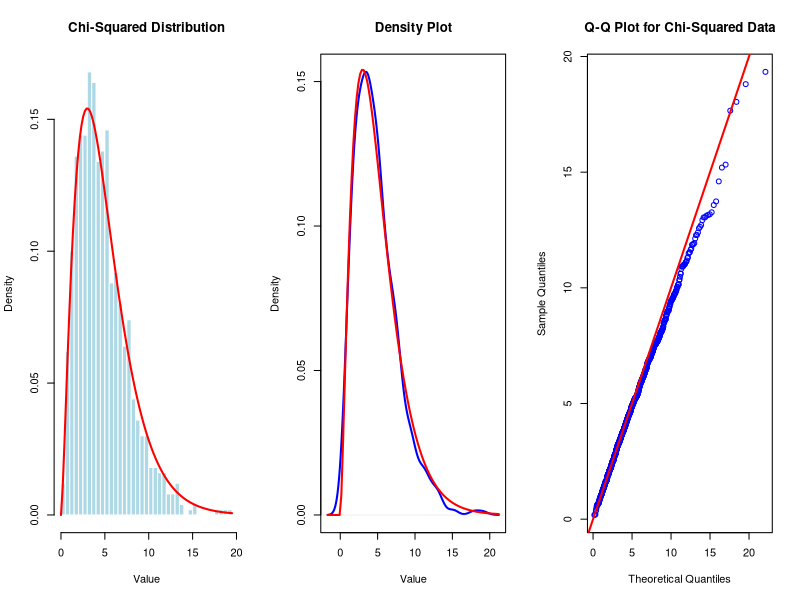

R code for this plot:
# Lab 2: Generation and Analysis of χ2-Distributed Data								
								
# Parameters								
k <- 5  # Degrees of freedom
N_sim <- 1000  # Number of simulations
															
# Generate chi-squared data								
set.seed(123)								
chi2_data <- rchisq(N_sim, df = k)
# set.seed(123) ensures reproducibility, meaning running the code multiple times will yield the same random numbers.								
rchisq(N_sim, df = k) 
# generates 1000 random numbers from a 𝜒2 distribution with 5 degrees of freedom.
								
# Compute mean and variance								
mean_chi2 <- mean(chi2_data)  # Compute mean
var_chi2 <- var(chi2_data)  # Compute variance	

print(paste("Mean:", mean_chi2))								
print(paste("Variance:", var_chi2))			
# print(): Displays the computed mean and variance.
# paste("Mean:", mean_chi2): Combines text and numerical values into a readable output.					
								
# Graphical Output								
par(mfrow = c(1, 3))	
# Set plotting layout to 1 row, 3 columns							
								
# Histogram								
hist(chi2_data, breaks = 30, col = "lightblue", probability = TRUE, main = "Chi-Squared Distribution", xlab = "Value", border = "white")								
# lots a histogram with density on the y-axis.
curve(dchisq(x, df = k), add = TRUE, col = "red", lwd = 2)								
# overlays the theoretical χ2 density curve in red.

# Density plot								
plot(density(chi2_data), col = "blue", lwd = 2, main = "Density Plot", xlab = "Value")	
#  creates a smooth density plot of the simulated data.							
curve(dchisq(x, df = k), add = TRUE, col = "red", lwd = 2)
# overlays the theoretical χ2 density function.								
								
# Q-Q plot (Quantile-Quantile Plot)					
qqplot(qchisq(ppoints(N_sim), df = k), chi2_data, main = "Q-Q Plot for Chi-Squared Data", col = "blue", xlab = "Theoretical Quantiles", ylab = "Sample Quantiles")								
abline(0, 1, col = "red", lwd = 2)								
# The Q-Q plot compares the quantiles of our simulated data against the theoretical χ2 quantiles
# If the data follows a χ2 distribution, the points should align along the red diagonal line.

# Expected Theoretical Results
# Mean: Expected to be around E[X]=k=5.
# Variance: Expected to be around Var(X)=2k=10.
# Histogram & Density Plot: Should resemble the theoretical χ2 distribution.
# Q-Q Plot: Should approximately follow a straight line.
